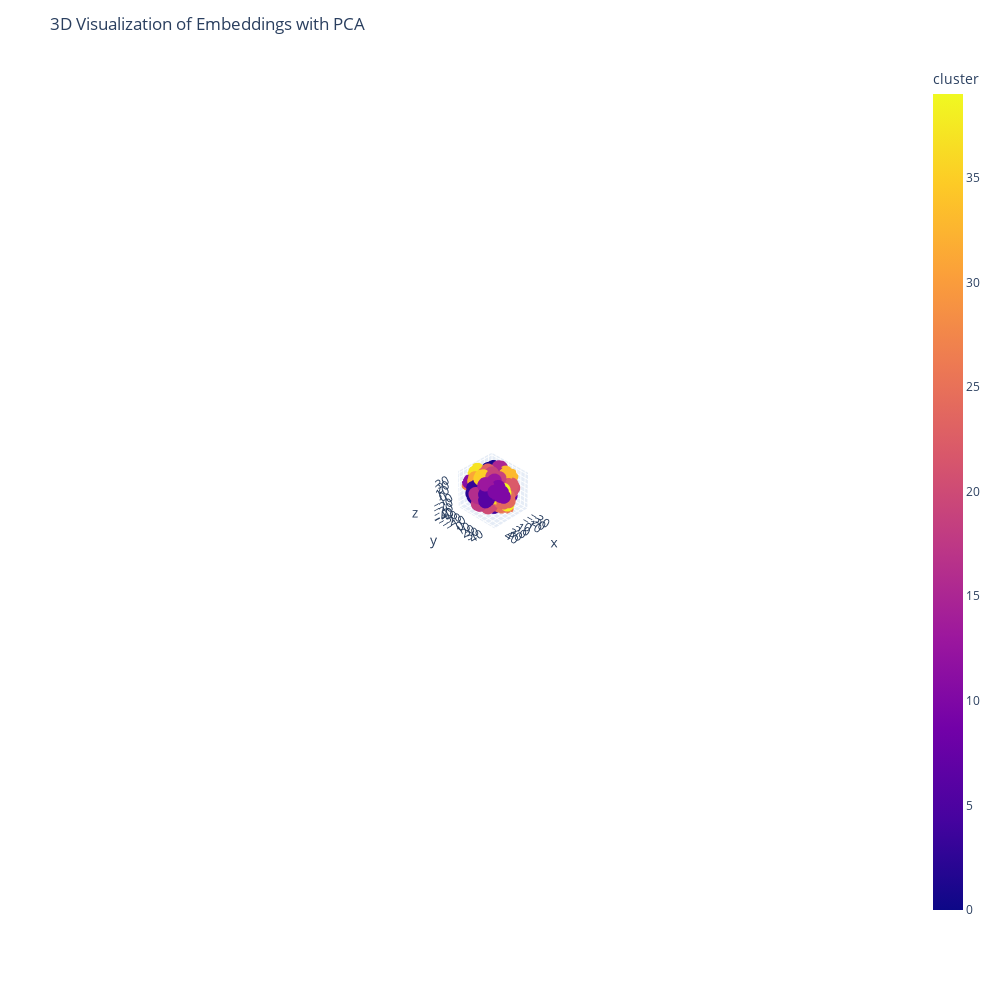

Here is the notebook cell this chart was saved with:
### Code cell
import plotly.express as px
import numpy as np
import pandas as pd
from sklearn.decomposition import PCA

clusters = sample_df["cluster_label"]

# Use PCA to reduce dimensions to 3 for 3D visualization
pca = PCA(n_components=3)
embeddings_3d = pca.fit_transform(np.array(sample_df['openai_embedding_entire'].tolist()))

# Prepare DataFrame for Plotly
plot_df = pd.DataFrame(tsne_results, columns=['x', 'y', 'z'])
plot_df['cluster'] = clusters  # Add cluster assignments to the DataFrame

# Create a 3D scatter plot using Plotly
fig = px.scatter_3d(plot_df, x='x', y='y', z='z', color='cluster', hover_data=['cluster'])
fig.update_traces(marker_size=5)
fig.update_layout(
    title='3D Visualization of Embeddings with PCA',
    hovermode='closest',
    width=1000,  # Set the width of the figure
    height=1000  # Set the height of the figure
)
# Show the plot
fig.show()

### Figure 1 — Plotly figure (JSON) as saved in the notebook; plotly's stock layout.template omitted (floating-point values rounded to 4 significant figures; data arrays with more than 128 entries replaced by an {"elided": "..."} marker saying what was removed)
{"data": [{"customdata": {"elided": "468x1 int values"}, "hovertemplate": "x=%{x}<br>y=%{y}<br>z=%{z}<br>cluster=%{marker.color}<extra></extra>", "legendgroup": "", "marker": {"color": {"elided": "468 int values"}, "coloraxis": "coloraxis", "size": 5, "symbol": "circle"}, "mode": "markers", "name": "", "scene": "scene", "showlegend": false, "type": "scatter3d", "x": {"elided": "468 float values"}, "y": {"elided": "468 float values"}, "z": {"elided": "468 float values"}}], "layout": {"coloraxis": {"colorbar": {"title": {"text": "cluster"}}, "colorscale": [[0, "#0d0887"], [0.1111, "#46039f"], [0.2222, "#7201a8"], [0.3333, "#9c179e"], [0.4444, "#bd3786"], [0.5556, "#d8576b"], [0.6667, "#ed7953"], [0.7778, "#fb9f3a"], [0.8889, "#fdca26"], [1, "#f0f921"]]}, "height": 1000, "hovermode": "closest", "legend": {"tracegroupgap": 0}, "margin": {"t": 60}, "scene": {"aspectmode": "auto", "aspectratio": {"x": 1.002, "y": 1.079, "z": 0.925}, "camera": {"center": {"x": 0, "y": 0, "z": 0}, "eye": {"x": 12.74, "y": 12.74, "z": 12.74}, "projection": {"type": "perspective"}, "up": {"x": -0.001259, "y": 0.00126, "z": 1.0}}, "domain": {"x": [0, 1], "y": [0, 1]}, "xaxis": {"title": {"text": "x"}, "type": "linear"}, "yaxis": {"title": {"text": "y"}, "type": "linear"}, "zaxis": {"title": {"text": "z"}, "type": "linear"}}, "title": {"text": "3D Visualization of Embeddings with PCA"}, "width": 1000}}
